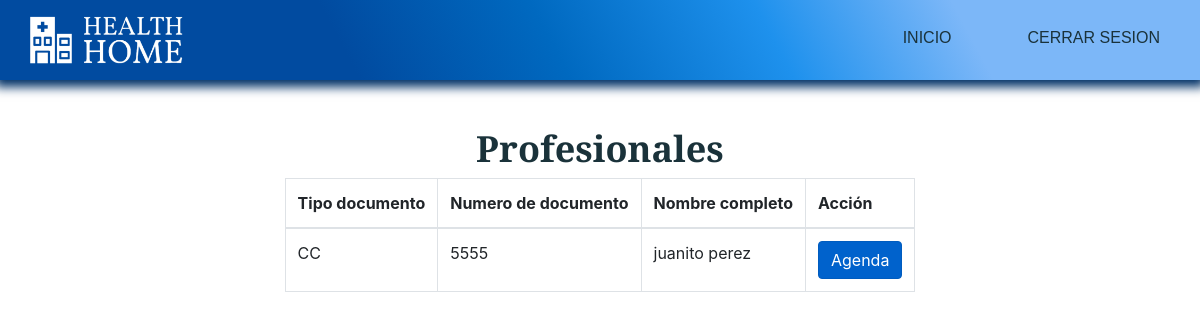
Screenshot of /index.php?c=Administrador&a=gestion_agenda with the database file from the repository.
### tables this page shows
CREATE TABLE `profesional` (
  `id_profesional` int(20) NOT NULL,
  `id_tipo_doc` varchar(5) NOT NULL,
  `num_doc_prof` varchar(20) NOT NULL,
  `id_consultorios` varchar(3) DEFAULT NULL,
  `id_especialidad` tinyint(2) DEFAULT NULL,
  `nombres_prof` varchar(40) NOT NULL,
  `apellidos_prof` varchar(40) NOT NULL,
  `tel_prof` bigint(10) NOT NULL,
  `correo_prof` varchar(30) NOT NULL,
  `dias_laborales` text NOT NULL,
  `franja_horaria` varchar(30) NOT NULL,
  `estado_prof` tinyint(1) NOT NULL,
  `pass_prof` varchar(20) NOT NULL,
  `create_prof` datetime NOT NULL DEFAULT current_timestamp()
);

### controllers/Administrador.php (called while the page is built, shortened)
<?php
	class AdministradorController {
		public function __construct(){
			require_once "models/AdministradorModel.php";
		}
		public function gestion_agenda(){
			$agenda =  new Administrador_model();
			$data["profesionales"] = $agenda->get_profesional();
			$data["tipo_doc"] = $agenda->get_tipo_doc();
			require_once "views/administrador/gestion_agenda/gestion_agenda.php";
		}
	}
?>

### config/database.php (called while the page is built)
<?php
	class Conectar {
		public static function conexion(){
			$conexion = mysqli_connect("localhost", "root", "", "clinica_health_home");
			return $conexion;
		}
	}
?>

### models/AdministradorModel.php (called while the page is built, shortened)
<?php
	class Administrador_model {
		private $db;
		private $profesional;
		private $tipo_doc;
		public function __construct(){
			$this->db = Conectar::conexion();
			$this->profesional = array();
			$this->tipo_doc = array();
		}
    public function get_profesional()
		{
			$sql = "SELECT * FROM profesional";
			$resultado = $this->db->query($sql);
			while($row = $resultado->fetch_assoc())
			{
				$this->profesional[] = $row;
			}
			return $this->profesional;
		}
		public function get_tipo_doc()
		{
			$sql = "SELECT * FROM tipo_doc";
			$resultado = $this->db->query($sql);
			while($row = $resultado->fetch_assoc())
			{
				$this->tipo_doc[] = $row;
			}
			return $this->tipo_doc;
		}
	}
?>

### views/administrador/gestion_agenda/gestion_agenda.php (the view, shortened to what this page needs)
<!DOCTYPE html>
<html lang="en">
<head>
    <link rel="stylesheet" href="assets/css/estilos.css">
    <link rel="stylesheet" href="https://stackpath.bootstrapcdn.com/bootstrap/4.4.1/css/bootstrap.min.css">
    <link rel="stylesheet" type="text/css" href="https://cdn.datatables.net/v/bs4/dt-1.10.20/datatables.min.css"/>
    <link rel="stylesheet" type="text/css" href="https://cdn.datatables.net/responsive/2.2.3/css/responsive.dataTables.min.css">
</head>
<body>
    <header>
        <div class="container__menu">
            <div class="logo">
                <img src="assets/images/Logo2.png" alt="">
            </div>
            <div class="menu">
                <nav id="nav">
                    <ul>
                        <li><a href="index.php?c=Administrador&a=index">Inicio</a></li>
                        <li><a href="">Cerrar sesion</a></li>
                    </ul>
                </nav>
            </div>
        </div>
    </header>
    <main>
        <div class="container__cover">
            <div class="cover">
                <div class="caja3">
                    <h1>Profesionales</h1>
                    <div class="row">
                        <div class="col-lg-12">
                            <table id="example" class="table table-bordered  display nowrap" cellspacing="0" width="100%">
                                <thead>
                                    <tr>
                                        <th>Tipo documento</th>
                                        <th>Numero de documento</th>
                                        <th>Nombre completo</th>
                                        <th>Acción</th>
                                    </tr>
                                </thead>
                                <tbody>
                                    <?php
                                    foreach ($data["profesionales"] as $dato){
                                        echo "<tr>";
                                        echo "<td>".$dato["id_tipo_doc"]."</td>";
                                        echo "<td>".$dato["num_doc_prof"]."</td>";
                                        echo "<td>".$dato["nombres_prof"]."&nbsp".$dato["apellidos_prof"]."</td>";
                                        echo "<td><a href='index.php?c=Administrador&a=gestion_agenda_2&id=".$dato["id_profesional"]."' class='btn btn-primary active' role='button' aria-pressed='true'>Agenda</a></td>";
                                        echo "</tr>";
                                    }
                                    ?>
                                </tbody>
                            </table>
                        </div>
                    </div>
                </div>
            </div>
        </div>
    </main>
</body>
</html>

### assets/css/estilos.css (style rules this page uses)
* { margin: 0; padding: 0; box-sizing: border-box; }
body { font-family: 'Montserrat', sans-serif; }
header { box-shadow: 0px 2px 10px 5px rgb(1, 48, 102); width: 100%; height: 80px; position: fixed; z-index: 1; padding: 40px; background: linear-gradient(62deg, rgba(1, 75, 160, 1) 29%, rgba(0, 105, 192, 1) 46%, rgba(30, 145, 237, 1) 64%, rgba(124, 183, 248, 1) 80%); }
.container__menu { max-width: 1200px; height: 100%; margin: auto; display: flex; justify-content: space-between; }
.logo { height: 100%; display: flex; align-items: center; }
.logo img { width: 170px; }
.menu { display: flex; align-items: center; margin-top: 11px; }
.menu ul { display: flex; }
.menu ul li { list-style: none; margin-left: 36px; }
.menu ul li a { font-family: 'Merriweather Sans', sans-serif; text-decoration: none; font-size: 16px; color: #1A323A; text-transform: uppercase; }
header nav ul li { padding: 10px 20px; -webkit-transition: all 500ms ease; -o-transition: all 500ms ease; transition: all 500ms ease; }
.container__cover { width: 100%; background-image: white; background-position: right; background-repeat: no-repeat; padding: 21px; }
.cover { max-width: 1200px; height: 100%; margin: auto; display: flex; align-items: center; justify-content: space-between; }
.row { --bs-gutter-x: 1.5rem; --bs-gutter-y: 0; display: flex; flex-wrap: wrap; margin-top: calc(-1 * var(--bs-gutter-y)); margin-right: calc(-0.5 * var(--bs-gutter-x)); margin-left: calc(-0.5 * var(--bs-gutter-x)); flex-direction: row; align-content: stretch; justify-content: center; }
.container__cover .caja3 { max-width: 100%; justify-content: center; margin-left: auto; margin-right: auto; align-content: center; align-items: center; margin-top: 106px; }
.container__cover .caja3 h1 { font-family: 'Merriweather Sans', sans-serif; font-size: 36px; font-weight: 600; text-align: center; color: #1A323A; margin-left: auto; margin-right: auto; }
@media screen and (max-width: 1700px) { .container__cover { background-position: 50%; } }
@media screen and (max-width:1200px) { header { padding: 20px; } }
@media screen and (max-width:1200px) { .container__cover { background-position: -100px; } }
table thead { background-color: white; }

### rows the page displays
profesional: id_tipo_doc "CC", num_doc_prof "5555", nombres_prof "juanito", apellidos_prof "perez"
